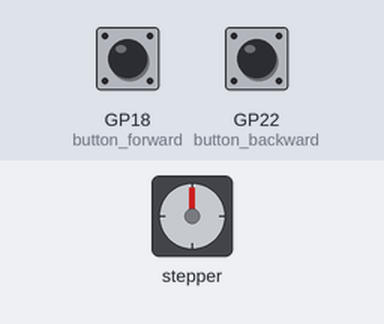
Bench run of a program on a simulated Raspberry Pi Pico running MicroPython. On the bench: stepper motor. The test bench sets the inputs (shaded band); at power-on: GP18 (button_forward) HIGH, GP22 (button_backward) HIGH. WiFi joins after 1.5 s; the clock reads 2024-03-15 10:24:30 at power-on unless the program sets it; the stepper is drawn at 2048 steps a turn; what the program prints to the serial console is not drawn.

Above: at 2.7 s.
2.8 s: GP18 (button_forward) pulled LOW for 1 s
At 3.2 s:
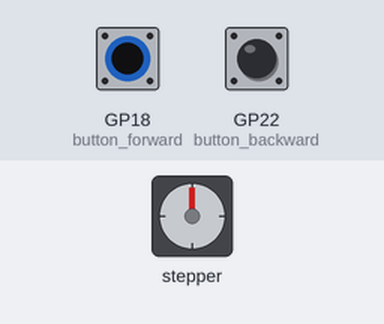
5.3 s: GP22 (button_backward) pulled LOW for 3.2 s
At 5.48 s:
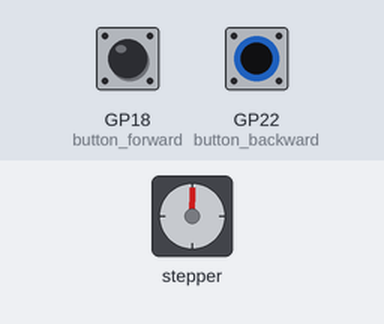
10.0 s: GP22 (button_backward) pulled LOW for 1 s
At 10.45 s:
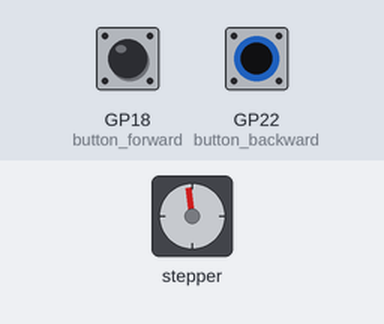
12.5 s: GP18 (button_forward) pulled LOW for 3.2 s
At 12.97 s:
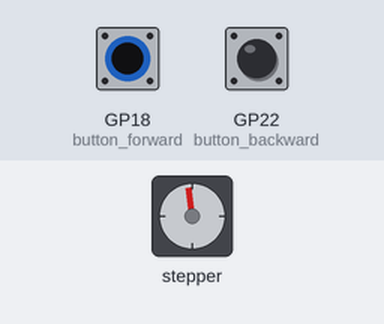
17.2 s: GP22 (button_backward) pulled LOW for 0.15 s
At 18.3 s:
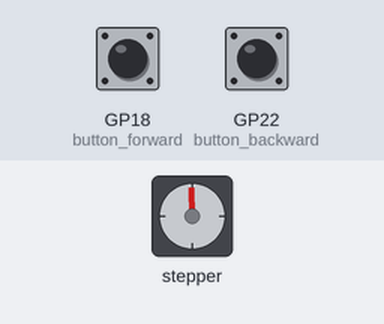
Timing chart, 0 to 20.2 s (numbered marks = the images above; inputs shaded):
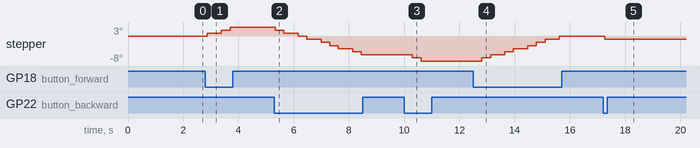

The program:

tidal.py
```python
import network
import ntptime
import machine
import utime

# Stepper motor and buttons setup
stepper_pins = [machine.Pin(i, machine.Pin.OUT) for i in range(14, 18)]
button_forward = machine.Pin(18, machine.Pin.IN, machine.Pin.PULL_UP)
button_backward = machine.Pin(22, machine.Pin.IN, machine.Pin.PULL_UP)
step_sequence = [
    [1,0,0,0], [1,1,0,0], [0,1,0,0], [0,1,1,0],
    [0,0,1,0], [0,0,1,1], [0,0,0,1], [1,0,0,1]
]

# Function definitions
def set_step(sequence):
    for i in range(4):
        stepper_pins[i].value(sequence[i])

def rotate_motor(steps, delay, direction='forward'):
    sequence = step_sequence if direction == 'forward' else reversed(step_sequence)
    for _ in range(abs(steps)):
        for step in sequence:
            set_step(step)
            utime.sleep_ms(delay)

def center_dial():
    print("Adjust dial using buttons, press both to confirm centering.")
    while True:
        forward_pressed = not button_forward.value()
        backward_pressed = not button_backward.value()
        if forward_pressed and backward_pressed:
            print("Dial centered")
            break
        elif forward_pressed:
            rotate_motor(1, 10, 'forward')
            utime.sleep(0.2)
        elif backward_pressed:
            rotate_motor(1, 10, 'backward')
            utime.sleep(0.2)

def connect_to_wifi(ssid, password):
    wlan = network.WLAN(network.STA_IF)
    wlan.active(True)
    if not wlan.isconnected():
        print("Connecting to WiFi...")
        wlan.connect(ssid, password)
        while not wlan.isconnected():
            pass
    print("Connected to WiFi")
    print("Network config:", wlan.ifconfig())

def sync_time_with_ntp():
    try:
        ntptime.settime()  # Synchronize the system time with NTP server
        current_time = utime.localtime()
        print("Current time:", current_time)
        return current_time
    except:
        print("Could not synchronize with NTP server")
        return None

# WiFi credentials
ssid = 'Funtrap'
password = 'jumpinthesea'

# Connect to WiFi and synchronize time
connect_to_wifi(ssid, password)
current_time = sync_time_with_ntp()

# Rest of the tide clock logic goes here...
# Note: You'll need to adjust the tide clock logic to work with the synchronized time

# Allow user to center the dial using buttons
center_dial()

# Example: Rotate the stepper motor based on the current time
# You'll need to implement the logic for moving the stepper based on the tide data
```

Measured:
- after the input at 10.0 s, stepper: goes -7° 0.32 s, then -8°, starting after 0.29 s
